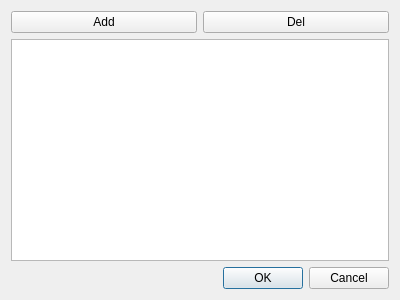
<?xml version="1.0" encoding="UTF-8"?>
<ui version="4.0">
 <class>QDialogCommand</class>
 <widget class="QDialog" name="QDialogCommand">
  <property name="geometry">
   <rect>
    <x>0</x>
    <y>0</y>
    <width>400</width>
    <height>300</height>
   </rect>
  </property>
  <property name="windowTitle">
   <string>Dialog</string>
  </property>
  <layout class="QGridLayout" name="gridLayout">
   <item row="0" column="0">
    <widget class="QPushButton" name="addButton">
     <property name="text">
      <string>Add</string>
     </property>
    </widget>
   </item>
   <item row="2" column="0" colspan="2">
    <widget class="QDialogButtonBox" name="buttonBox">
     <property name="orientation">
      <enum>Qt::Horizontal</enum>
     </property>
     <property name="standardButtons">
      <set>QDialogButtonBox::Cancel|QDialogButtonBox::Ok</set>
     </property>
    </widget>
   </item>
   <item row="1" column="0" colspan="2">
    <widget class="QTableWidget" name="tableWidget"/>
   </item>
   <item row="0" column="1">
    <widget class="QPushButton" name="delButton">
     <property name="text">
      <string>Del</string>
     </property>
    </widget>
   </item>
  </layout>
 </widget>
 <resources/>
 <connections>
  <connection>
   <sender>buttonBox</sender>
   <signal>accepted()</signal>
   <receiver>QDialogCommand</receiver>
   <slot>accept()</slot>
   <hints>
    <hint type="sourcelabel">
     <x>248</x>
     <y>254</y>
    </hint>
    <hint type="destinationlabel">
     <x>157</x>
     <y>274</y>
    </hint>
   </hints>
  </connection>
  <connection>
   <sender>buttonBox</sender>
   <signal>rejected()</signal>
   <receiver>QDialogCommand</receiver>
   <slot>reject()</slot>
   <hints>
    <hint type="sourcelabel">
     <x>316</x>
     <y>260</y>
    </hint>
    <hint type="destinationlabel">
     <x>286</x>
     <y>274</y>
    </hint>
   </hints>
  </connection>
 </connections>
</ui>
